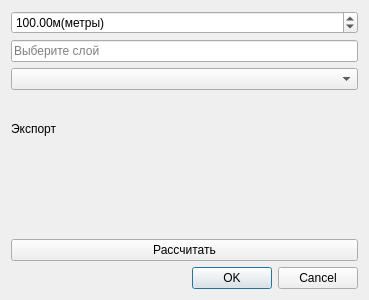
<?xml version="1.0" encoding="UTF-8"?>
<ui version="4.0">
 <class>TselovalnikovDialogBase</class>
 <widget class="QDialog" name="TselovalnikovDialogBase">
  <property name="geometry">
   <rect>
    <x>0</x>
    <y>0</y>
    <width>369</width>
    <height>300</height>
   </rect>
  </property>
  <property name="windowTitle">
   <string>Tselovalnikov</string>
  </property>
  <layout class="QGridLayout" name="gridLayout">
   <item row="9" column="0">
    <widget class="QPushButton" name="btnCalculate">
     <property name="text">
      <string>Рассчитать</string>
     </property>
    </widget>
   </item>
   <item row="0" column="0">
    <widget class="QDoubleSpinBox" name="spnRadius">
     <property name="suffix">
      <string>м(метры)</string>
     </property>
     <property name="minimum">
      <double>0.100000000000000</double>
     </property>
     <property name="maximum">
      <double>100000.000000000000000</double>
     </property>
     <property name="value">
      <double>100.000000000000000</double>
     </property>
    </widget>
   </item>
   <item row="7" column="0">
    <widget class="QgsFileWidget" name="fileWidget">
     <property name="dialogTitle">
      <string>Выберите файл для экспорта</string>
     </property>
     <property name="filter">
      <string>CSV (*.csv)</string>
     </property>
    </widget>
   </item>
   <item row="1" column="0">
    <widget class="QLineEdit" name="lineEdit">
     <property name="placeholderText">
      <string>Выберите слой</string>
     </property>
    </widget>
   </item>
   <item row="10" column="0">
    <widget class="QDialogButtonBox" name="button_box">
     <property name="orientation">
      <enum>Qt::Horizontal</enum>
     </property>
     <property name="standardButtons">
      <set>QDialogButtonBox::Cancel|QDialogButtonBox::Ok</set>
     </property>
    </widget>
   </item>
   <item row="5" column="0">
    <widget class="QLabel" name="label">
     <property name="text">
      <string>Экспорт</string>
     </property>
    </widget>
   </item>
   <item row="4" column="0">
    <widget class="QgsMapLayerComboBox" name="layer_combo">
     <property name="showCrs">
      <bool>true</bool>
     </property>
    </widget>
   </item>
  </layout>
 </widget>
 <customwidgets>
  <customwidget>
   <class>QgsFileWidget</class>
   <extends>QWidget</extends>
   <header>qgsfilewidget.h</header>
  </customwidget>
  <customwidget>
   <class>QgsMapLayerComboBox</class>
   <extends>QComboBox</extends>
   <header>qgsmaplayercombobox.h</header>
  </customwidget>
 </customwidgets>
 <resources/>
 <connections>
  <connection>
   <sender>button_box</sender>
   <signal>accepted()</signal>
   <receiver>TselovalnikovDialogBase</receiver>
   <slot>accept()</slot>
   <hints>
    <hint type="sourcelabel">
     <x>20</x>
     <y>20</y>
    </hint>
    <hint type="destinationlabel">
     <x>20</x>
     <y>20</y>
    </hint>
   </hints>
  </connection>
  <connection>
   <sender>button_box</sender>
   <signal>rejected()</signal>
   <receiver>TselovalnikovDialogBase</receiver>
   <slot>reject()</slot>
   <hints>
    <hint type="sourcelabel">
     <x>20</x>
     <y>20</y>
    </hint>
    <hint type="destinationlabel">
     <x>20</x>
     <y>20</y>
    </hint>
   </hints>
  </connection>
 </connections>
</ui>
